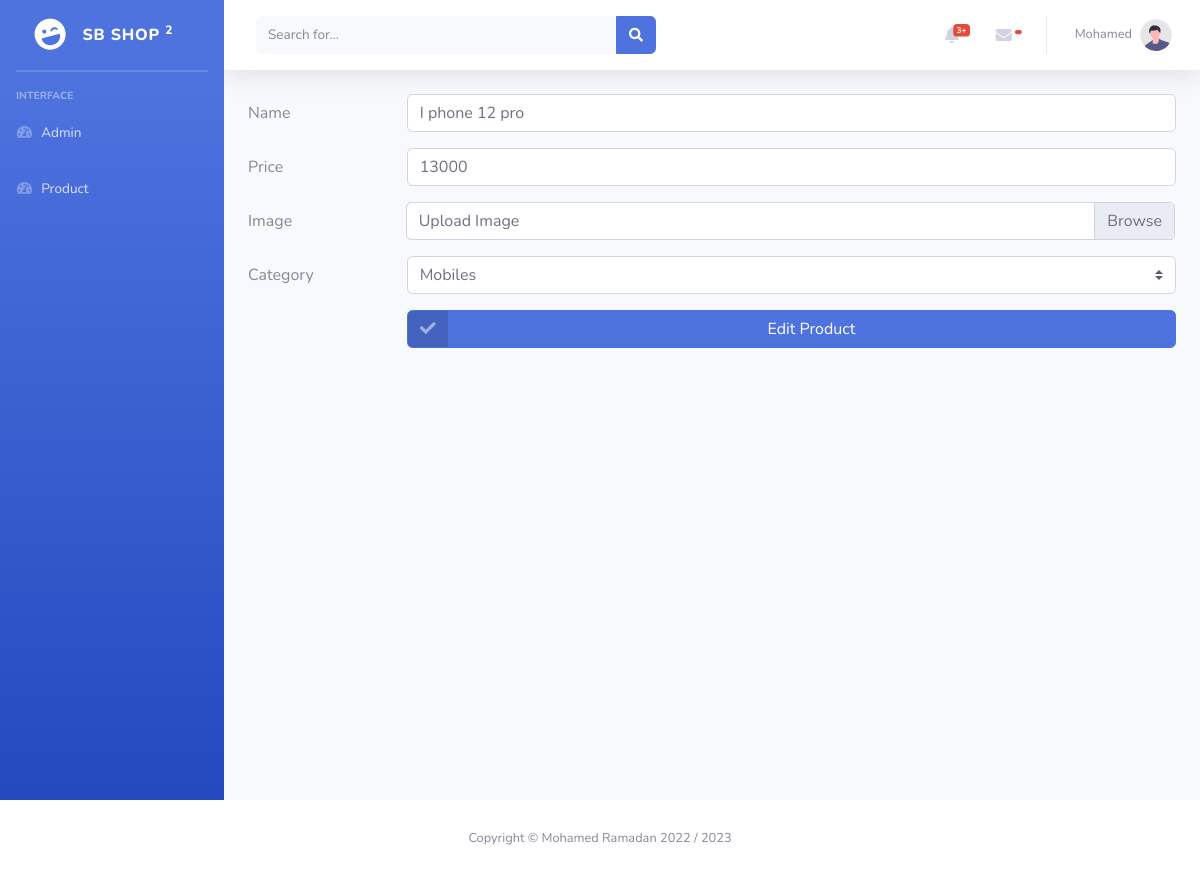
Screenshot of /admin/product.php?action=edit&id=9 (signed in) with the database file from the repository.
### tables this page shows
CREATE TABLE `product` (
  `id` int(11) NOT NULL,
  `name` varchar(255) NOT NULL,
  `price` varchar(100) NOT NULL,
  `cat_id` int(11) NOT NULL
);

### admin/pages/product/Edit.php (the view, shortened to what this page needs)
<?php
    require_once("connect.php");
    $id = $_GET['id'];
    $selectProduct = "SELECT * FROM product WHERE id = $id";
    $query = $conn -> query($selectProduct);
    $product  = $query->fetch_assoc();
?>
<div class="container-fluid">
<form method="POST" action="controllers/product/update.php"  enctype="multipart/form-data">
    <div class="form-group row">
        <label for="name" class="col-sm-2 col-form-label">Name</label>
        <div class="col-sm-10">
        <input type="text" class="form-control" id="name" name="name" value="<?= $product['name'] ?>">
        </div>
    </div>
    <div class="form-group row">
        <label for="price" class="col-sm-2 col-form-label">Price</label>
        <div class="col-sm-10">
        <input type="text" class="form-control" id="price" name="price" value="<?= $product['price'] ?>">
        </div>
    </div>
    <div class="form-group row">
        <div class="input-group-prepend col-sm-2">
            <span class="col-form-label" id="inputImage">Image</span>
        </div>
        <div class="col-sm-10">
        <div class="custom-file">
            <label class="custom-file-label" for="image">Upload Image</label>
        </div>
        </div>
    </div>
    <div class="form-group row">
        <label for="cat_id" class="col-sm-2 col-form-label">Category</label>
        <div class="col-sm-10">
            <select class="custom-select" name="cat_id">
                <option value="2" <?= $product['cat_id'] == 2 ? 'selected' : ''?>>Mobiles</option>
            </select>
        </div>
    </div>
    <div class="form-group row">
        <div class="col-sm-10 offset-sm-2">
            <button type="submit" class="btn btn-primary btn-icon-split btn-block d-flex justify-content-between">
                <span class="icon text-white-50">
                    <i class="fas fa-check"></i>
                </span>
                <span class="text">Edit Product</span>
            </button>
        </div>
    </div>
</form>
</div>

### rows the page displays
product: name "I phone 12 pro", price "13000", cat_id "Mobiles"
